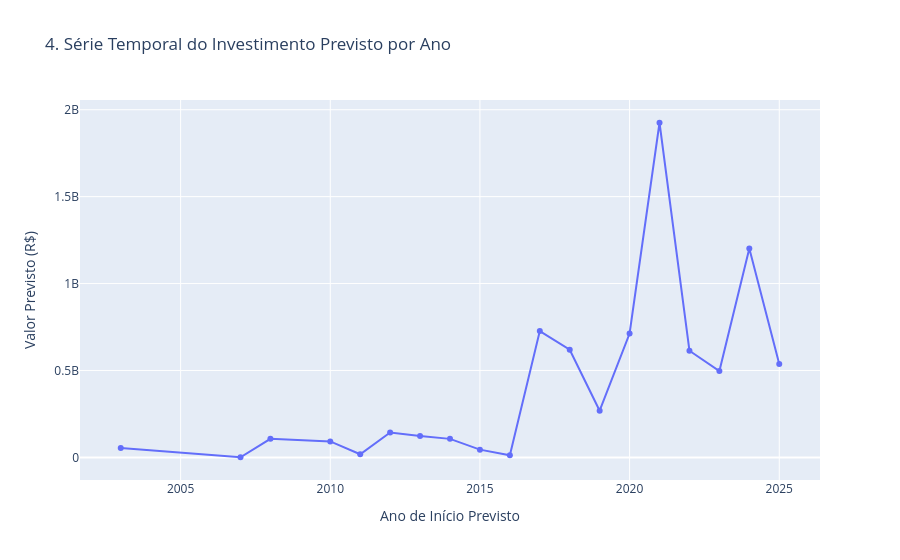

Notebook cell for this chart:
### Markdown cell above
### 7.3 - Análise Temporal

Objetivo: Visualizar a tendência de investimento ao longo do tempo.

### Code cell
# Série temporal de investimentos agregados por ano
df_time = df_clean.dropna(subset=['ano_inicio_previsto']).copy()
investimento_anual = df_time.groupby('ano_inicio_previsto')['valor_total_previsto'].sum().reset_index()

fig_line = px.line(investimento_anual, x='ano_inicio_previsto', y='valor_total_previsto',
                   title='4. Série Temporal do Investimento Previsto por Ano',
                   labels={'ano_inicio_previsto': 'Ano de Início Previsto', 'valor_total_previsto': 'Valor Previsto (R$)'},
                   markers=True)

fig_line.update_layout(xaxis_tickformat = 'd') # Formato de ano
fig_line.write_image("visualizacoes/04_evolucao_temporal.png")
fig_line.show()

### Figure 1 — Plotly figure (JSON) as saved in the notebook; plotly's stock layout.template omitted (floating-point values rounded to 4 significant figures)
{"data": [{"hovertemplate": "Ano de Início Previsto=%{x}<br>Valor Previsto (R$)=%{y}<extra></extra>", "legendgroup": "", "line": {"color": "#636efa", "dash": "solid"}, "marker": {"symbol": "circle"}, "mode": "lines+markers", "name": "", "orientation": "v", "showlegend": false, "type": "scatter", "x": [2003.0, 2007.0, 2008.0, 2010.0, 2011.0, 2012.0, 2013.0, 2014.0, 2015.0, 2016.0, 2017.0, 2018.0, 2019.0, 2020.0, 2021.0, 2022.0, 2023.0, 2024.0, 2025.0], "xaxis": "x", "y": [54500000.0, 723900.0, 106600000.0, 91760000.0, 18060000.0, 143300000.0, 123100000.0, 106400000.0, 44540000.0, 11780000.0, 726600000.0, 619100000.0, 268300000.0, 712600000.0, 1925000000.0, 613400000.0, 496900000.0, 1202000000.0, 537000000.0], "yaxis": "y"}], "layout": {"legend": {"tracegroupgap": 0}, "title": {"text": "4. Série Temporal do Investimento Previsto por Ano"}, "xaxis": {"anchor": "y", "domain": [0, 1], "tickformat": "d", "title": {"text": "Ano de Início Previsto"}}, "yaxis": {"anchor": "x", "domain": [0, 1], "title": {"text": "Valor Previsto (R$)"}}}}
